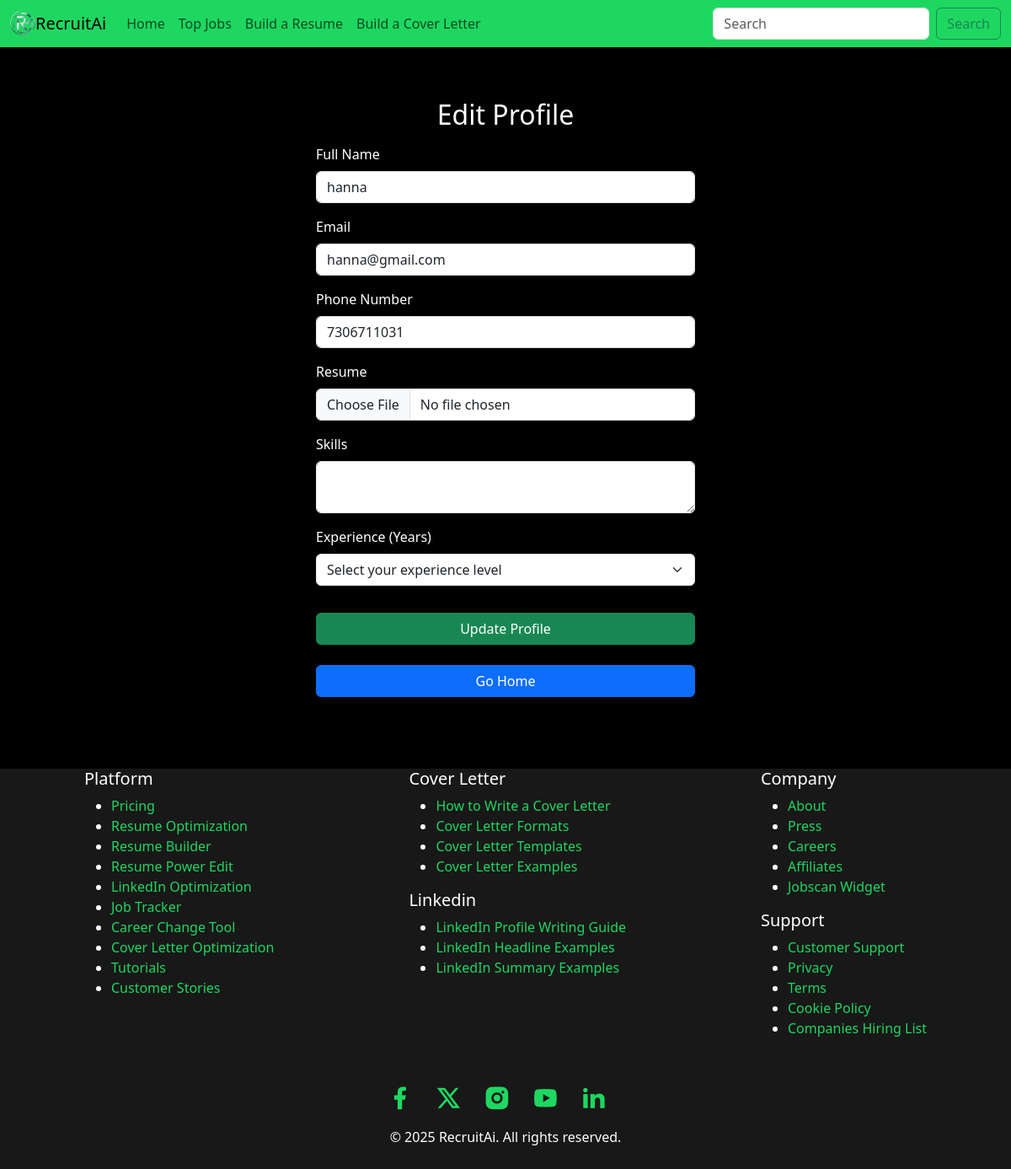
/user/edit_profile/ (signed in), run on the app's committed database.
### user/models.py (models this page shows)
class User(AbstractUser):
    fullname = models.CharField(max_length=50)
    email = models.CharField(max_length=50)
    password = models.CharField(max_length=50)
    phone_number=models.CharField(max_length=15, null=True, blank=True, default='0000000000')
    role = models.CharField(max_length=10, null=True, blank=True)
    description = models.TextField()
    created_at = models.DateTimeField(auto_now_add=True)
    last_login = models.DateTimeField(auto_now=True, null=True, blank=True)
    groups = models.ManyToManyField(
        Group,
        related_name="custom_user_set",  # Provide unique related_name for groups
        blank=True,
        help_text="The groups this user belongs to.",
        verbose_name="groups",
    )
    user_permissions = models.ManyToManyField(
        Permission,
        related_name="custom_user_permissions_set",  # Provide unique related_name for permissions
        blank=True,
        help_text="Specific permissions for this user.",
        verbose_name="user permissions",
    )

### user/views.py (the view, shortened to what this page needs)
# urls.py: path('edit_profile/', views.edit_profile, name='edit_profile'),
def edit_profile(request):
    user_id = request.session.get("user_id")
    if not user_id:
        return redirect("/user/login/?next=/user/edit_profile/")
    try:
        user = User.objects.get(id=user_id)
    except User.DoesNotExist:
        messages.error(request, "User not found.")
        return redirect("/user/login/")
    context = {
        'user': user,
        'candidate': None,
        'organization': None
    }
    if user.role == 'candidate':
        try:
            context['candidate'] = Candidate.objects.get(user_id=user)
        except Candidate.DoesNotExist:
            context['candidate'] = None
    elif user.role == 'recruiter':
        try:
            context['organization'] = Organization.objects.get(user_id=user)
        except Organization.DoesNotExist:
            context['organization'] = None
    return render(request, 'edit_profile.html', context)

### user/templates/edit_profile.html (shortened to what this page needs)
{% extends 'base.html' %}
{% load static %}
{% block content %}
<div class="container d-flex justify-content-center align-items-center my-3" style="min-height: 100vh;">
    <div class="card p-4 shadow-lg rounded" style="width: 500px; background-color: #000;">
        <h2 class="text-center mb-3" style="color: white;">Edit Profile</h2>
        <form id="editProfileForm" method="POST" enctype="multipart/form-data" novalidate>
            <div class="mb-3">
                <label class="form-label" style="color: white;">Full Name</label>
                <input type="text" name="fullname" id="fullname" class="form-control" value="{{ user.fullname }}" required minlength="2">
            </div>
            <div class="mb-3">
                <label class="form-label" style="color: white;">Email</label>
                <input type="email" name="email" id="email" class="form-control" value="{{ user.email }}" required>
            </div>
            <div class="mb-3">
                <label class="form-label" style="color: white;">Phone Number</label>
                <input type="tel" name="phone_number" id="phone_number" class="form-control" value="{{ user.phone_number }}" required pattern="[0-9]{10}" placeholder="10-digit phone number">
            </div>
            {% if user.role == 'candidate' %}
                <div class="mb-3">
                    <label class="form-label" style="color: white;">Resume</label>
                    <input type="file" name="resume" id="resume" class="form-control" accept=".pdf,.doc,.docx">
                </div>
                <div class="mb-3">
                    <label class="form-label" style="color: white;">Skills</label>
                    <textarea name="skill" id="skill" class="form-control" required minlength="3">{{ user.skill }}</textarea>
                </div>
                <div class="mb-3">
                    <label for="exp" class="form-label" style="color: white;">Experience (Years)</label>
                    <select name="exp" id="exp" class="form-select" required>
                        <option value="" disabled {% if not user.exp %}selected{% endif %}>Select your experience level</option>
                    </select>
                </div>
            {% endif %}
            <button type="submit" class="btn btn-success w-100 mt-3">Update Profile</button>
        </form>
        <div class="mt-3 text-center">
            <a href="{% if user.role == 'candidate' %}{% url 'user:candidate_home' %}{% elif user.role == 'recruiter' %}{% url 'user:recruiter_home' %} {% else %}{% url 'user:login' %}{% endif %}" class="btn btn-primary w-100 mt-2">Go Home</a>
        </div>
    </div>
</div>
{% endblock %}

### static/css/styles.css (style rules this page uses)
body { background-color: black; margin: 0; padding: 0; }

### templates/base.html (style rules this page uses)
body { background-color: black; color: white; }

### data on the page
User: fullname "hanna", email "hanna@gmail.com", phone_number "7306711031"
